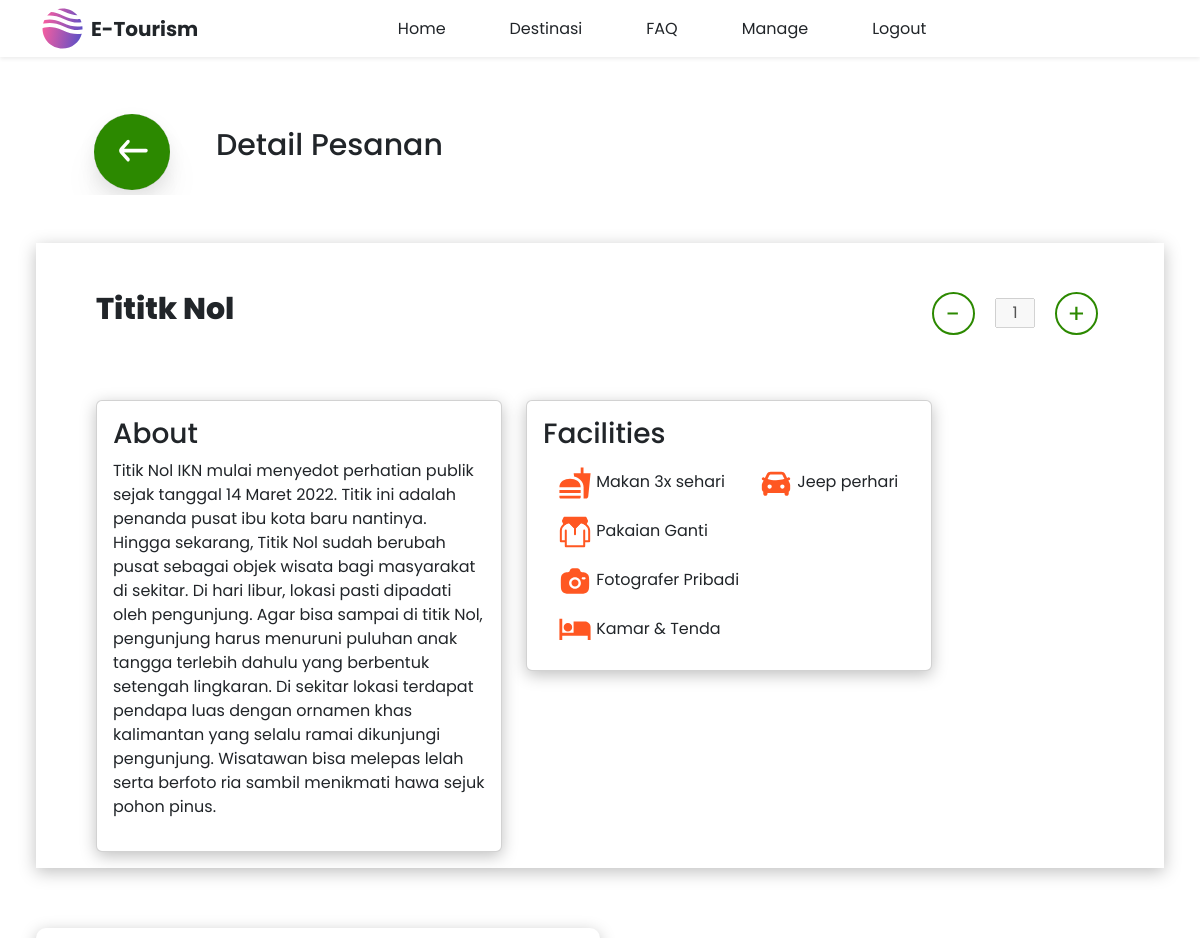
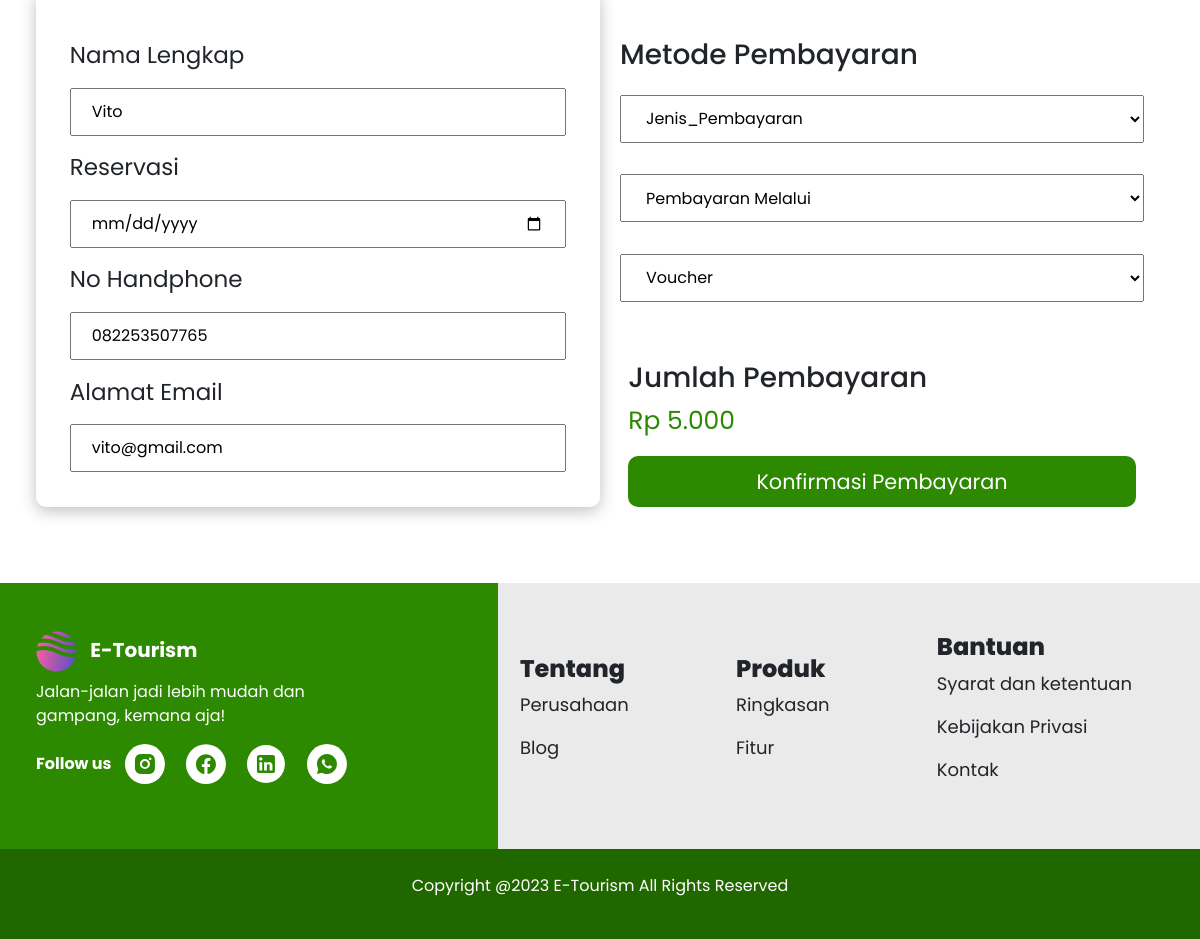
Screenshot of /reservation_Page/reservasi.php?id_booking=21 (signed in) with the database file from the repository (2 pictures, top to bottom).
### tables this page shows
CREATE TABLE `bookingdestinasi` (
  `id_booking` int(11) NOT NULL,
  `gambar` varchar(255) NOT NULL,
  `judul` varchar(255) NOT NULL,
  `harga_awal` int(255) NOT NULL,
  `harga_promo` int(255) DEFAULT NULL,
  `deskripsi` text NOT NULL,
  `fasilitas` text NOT NULL,
  `id_jenis` int(11) NOT NULL
);

### reservation_Page/reservasi.php (the view, shortened to what this page needs)
<?php
include "../database/koneksi.php";
if (isset($_GET['id_booking'] ) && isset($_SESSION['admin'])) {
  $profile_now = $_SESSION['admin'];
  $id_booking_now = $_GET['id_booking'];
  $result_booking = mysqli_query($conn, "SELECT * FROM `bookingdestinasi` WHERE id_booking = '$id_booking_now';");
  while($row = mysqli_fetch_array($result_booking, MYSQLI_ASSOC))
  { ?>
    <!DOCTYPE html>
    <html lang="en">
      <head>
        <link href="https://cdn.jsdelivr.net/npm/bootstrap@5.3.2/dist/css/bootstrap.min.css" rel="stylesheet" />
        <link rel="stylesheet" href="reservestyle.css">
      </head>
      <body>
        <?php
        include "../Navbar/navbarmain.php";
        ?>
        <div class="row mt-5 justify-content-center px-5">
          <div class="col-md-12 back_button">
              <h3>Detail Pesanan</h3>
          </div>
      </div>
      <div class="row mt-5 justify-content-center px-5">
        <div class="booking_review col-md-12  ">
          <div class="row mt-5 justify-content-center px-5 show_judul">
            <div class="col-md-8 mb-3">
                <h3>
                <?php echo $row['judul'] ?>
                </h3>
            </div>
            <div class="col-md-4 mb-3 cekout">
              <button id="minus">
                <svg width="43" height="43" viewBox="0 0 43 43" fill="none" xmlns="http://www.w3.org/2000/svg">
                  <rect x="1" y="1" width="41" height="41" rx="20.5" stroke="#2C8900" stroke-width="2"/>
                  <path d="M25.882 20.47V22.472H15.508V20.47H25.882Z" fill="#2C8900"/>
                </svg>
              </button>
              <input type="number" value="1" id="input" onKeyDown="return false"/>
              <button id="plus">
                <svg width="43" height="43" viewBox="0 0 43 43" fill="none" xmlns="http://www.w3.org/2000/svg">
                  <rect x="1" y="1" width="41" height="41" rx="20.5" stroke="#2C8900" stroke-width="2"/>
                  <path d="M28.022 22.498H22.484V28.114H20.274V22.498H14.762V20.496H20.274V14.854H22.484V20.496H28.022V22.498Z" fill="#2C8900"/>
                </svg>
              </button>
            </div>
        </div>
        <div class="row mt-5 justify-content-center px-5 show_about">
            <div class="col-md-5 mb-3">
                <div class="card container_desc">
                  <div class="card-body">
                    <h3 class="card-title">About</h3>
                    <p>
                    <?php echo $row['deskripsi'] ?>
                    </p>
                  </div>
                </div>
            </div>
            <div class="col-md-5 mb-3 ">
              <div class="card container_desc">
                <div class="card-body">
                  <h3 class="card-title">Facilities</h3>
                  <div class="show_fasilitas">
                      Makan 3x sehari
                  </div>
                  <div class="show_fasilitas">
                      Jeep perhari
                  </div>
                  <div class="show_fasilitas">
                      Pakaian Ganti
                  </div>
                  <div class="show_fasilitas">
                      Fotografer Pribadi
                  </div>
                  <div class="show_fasilitas">
                      Kamar & Tenda
                  </div>
                </div>
              </div>
            </div>
            <div class="col-md-2 mb-3 ">
            </div>
        </div>
        </div>
      </div>
      <form action="purchase_now.php" method="post">
        <?php
        $result = mysqli_query($conn, "SELECT * FROM `admin` WHERE `id_admin` = '$profile_now'");
        while($row5 = mysqli_fetch_array($result, MYSQLI_ASSOC))
        {?>
        <div class="row mt-5 justify-content-center px-5 reservasi_form">
          <div class="col-md-6 mb-3 reservasi_data">
              <label>
                Nama Lengkap
              </label> <br>
              <input type="text" value="<?php echo $row5['username'] ?>" name="nama_lengkap" placeholder="Masukkan nama lengkap"> <br>
              <label>
                Reservasi
              </label> <br>
              <input type="date" name="reservasi" > <br>
              <label>
                No Handphone
              </label> <br>
              <input type="text" value="<?php echo $row5['no_handphone'] ?>" name="no_hp" placeholder="Masukkan No Handphone"> <br>
              <label>
                Alamat Email
              </label> <br>
              <input type="text" value="<?php echo $row5['email'] ?>" name = "email" placeholder="Masukkan Alamat Email"> <br>
          </div>
        <?php } ?>
          <div class="col-md-6 mb-3 reservasi_pembayaran">
            <div class="mt-5 px-2">
                <h3>Metode Pembayaran</h3>
                <select id="Jenis_Pembayaran" name="Jenis_Pembayaran" onchange="updatePaymentOptions()">
                  <option value="" disabled selected>Jenis_Pembayaran</option>
                </select>
                <select id="Pembayaran_melalui" name="Pembayaran_melalui">
                  <option value="" disabled selected>Pembayaran Melalui</option>
                </select>
                <select id="Voucher" name="Voucher">
                  <option value="" disabled selected>Voucher</option>
                </select>
            </div>
            <div class="total_pembayaran">
              <h3>Jumlah Pembayaran</h3>
              <p id = "hasil_pembayaran">
                 Rp
                <?php
                    $harga_promo1 = $row['harga_promo'];
                    $harga_promo_format = number_format($harga_promo1, 0, ',', '.');
                    echo $harga_promo_format;
                    ?>
                    </p>
              <input type="submit" value="Konfirmasi Pembayaran">
            </div>
          </div>
        </div>
      </form>
      <div class="about_home">
        <div class="row mt-5 justify-content-center">
          <div class="col-md-5 sosmed_home ps-5 py-5">
            <h5>
              <strong>E-Tourism</strong>
            </h5>
            <p>Jalan-jalan jadi lebih mudah dan <br> gampang, kemana aja!</p>
            <p class="follow_sosmed">
              <strong>Follow us</strong>
            </p>
          </div>
          <div class="col-md-7 about_us">
            <div>
              <h5>Tentang</h5>
              <p>Perusahaan</p>
              <p>Blog</p>
            </div>
            <div>
              <h5>Produk</h5>
              <p>Ringkasan</p>
              <p>Fitur</p>
            </div>
            <div>
              <h5>Bantuan</h5>
              <p>Syarat dan ketentuan</p>
              <p>Kebijakan Privasi</p>
              <p>Kontak</p>
            </div>
          </div>
      </div>
      </div>
      <footer>
        <p>Copyright @2023  E-Tourism All Rights Reserved</p>
      </footer>
      </body>
    </html>
<?php } ?>
<?php
}else{
  echo "ga bisa nyambung";
}
?>

### Navbar/navbarmain.php (shortened to what this page needs)
<nav class="navbar navbar-expand-lg navbar-dark bg-primary bg-gradient shadow-sm navbar sticky-top ">
      <div class="container">
        <a class="navbar-brand nav-link text-dark fw-bold" href="#">E-Tourism</a>
        <div class="collapse navbar-collapse" id="navbarNavAltMarkup">
          <div class="navbar-nav mx-auto">
            <a class="nav-link active text-dark me-5" aria-current="page" href="../Home_Page/home.php"> Home </a>
            <a class="nav-link text-dark me-5" href="../Destinasi_Page/destinasi.php"> Destinasi </a>
            <a class="nav-link text-dark me-5" href="#project"> FAQ </a>
            <a class="nav-link text-dark me-5" href="#contact"> Manage </a>
            <a class="nav-link text-dark me-5" href="../Login_Page/logout.php"> Logout </a>
          </div>
        </div>
      </div>
</nav>

### reservation_Page/reservestyle.css (style rules this page uses)
body { margin: 0; padding: 0; font-family: 'Poppins'; }
.navbar { background-color: rgb(255, 255, 255) !important; color: black !important; }
.back_button { align-items: start; justify-content: start; display: flex; align-items: center; }
.back_button h3 { display: inline-block; vertical-align: middle; margin-right: 10px; align-self: flex-start; margin-top: 2%; font-size: 187.5%; }
.booking_review { margin: 0% 5%; box-shadow: 0px 4px 16px 0px rgba(0, 0, 0, 0.25) ; }
.show_judul h3 { font-size: 187.5%; font-weight: 800; }
.cekout { text-align: end; }
.cekout button { border: 0px solid transparent; border-radius: 10px; background-color: transparent; }
.cekout input[type="number"] { display: inline-block; margin: 0% 3%; width: 40px; text-align: center; }
.container_desc { box-shadow: 0px 4px 16px 0px rgba(0, 0, 0, 0.25) ; }
.show_fasilitas { display: inline-block; margin: 2% 4%; }
.reservasi_form { padding: 1% 5%; }
.reservasi_data { box-shadow: 0px 4px 16px 0px rgba(0, 0, 0, 0.25) ; padding: 3% 3%; border-radius: 10px; }
.reservasi_data label { font-size:143.75% ; margin: 3% 0%; }
.reservasi_data input[type="text"] { width: 100%; padding: 2% 4%; }
.reservasi_data input[type="date"] { width: 100%; padding: 2% 4%; }
.reservasi_pembayaran select { width: 100%; padding: 2% 4%; margin: 3% 0%; }
.reservasi_pembayaran p { font-size: 156.25%; color: #2C8900 ; }
.reservasi_pembayaran input[type="submit"] { width: 100%; color: #ffffff; background-color: #2C8900 ; padding: 2% 8%; border: 0px; border-radius: 10px ; font-size: 130%; }
.total_pembayaran { margin-top: 8%; padding: 0% 3%; }
.about_home { background-color: #EAEAEA; }
.sosmed_home { background-color: #2C8900; color: white !important; }
.follow_sosmed svg { margin: 0px 8px; }
.about_us { display: flex; justify-content: space-between; align-items: center; padding-right: 70px; }
.about_us div { padding: 10px; }
.about_us div h5 { font-weight: 800; font-size: 24px; }
.about_us div p { font-size: 18px; }
footer { text-align: center; background-color: #216700 ; padding: 25px ; color: white; }

### Navbar/navbarmain.php (style rules this page uses)
.navbar { background-color: rgb(255, 255, 255) !important; color: black !important; }

### rows the page displays
bookingdestinasi: judul "Tititk Nol", deskripsi "Titik Nol IKN mulai menyedot perhatian publik sejak tanggal 14 Maret 2022. Titik ini adalah penanda pusat ibu kota baru nantinya. Hingga sekarang, Titik Nol sudah berubah pusat sebagai objek wisata bagi masyarakat di sekitar. Di hari libur, lokasi pasti dipadati oleh pengunjung. Agar bisa sampai di titik Nol, pengunjung harus menuruni puluhan anak tangga terlebih dahulu yang berbentuk setengah lingkaran. Di sekitar lokasi terdapat pendapa luas dengan ornamen khas kalimantan yang selalu ramai dikunjungi pengunjung. Wisatawan bisa melepas lelah serta berfoto ria sambil menikmati hawa sejuk pohon pinus.", harga_promo "5.000"
